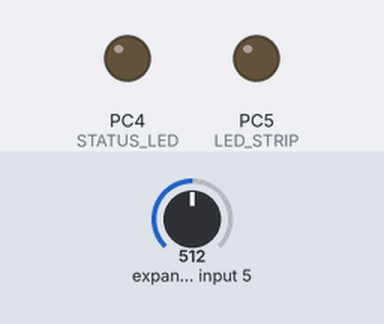
Bench run of a program on a simulated ATmega168, built with avr-gcc and emulated at 8 MHz. Shown: output pins drawn as LEDs (lit = HIGH). Inputs (shaded band) come from the test bench; at power-on: expander input 5 = 512. What the program prints to the serial monitor is not drawn.

Above: at 0.1 s.
At 14.7 s:
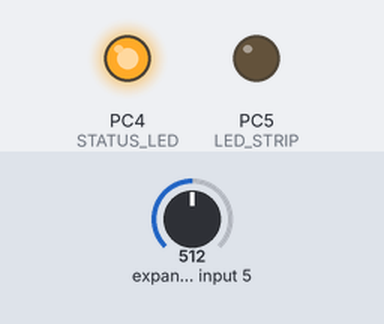
Timing chart, 0 to 16.2 s (numbered marks = the images above):
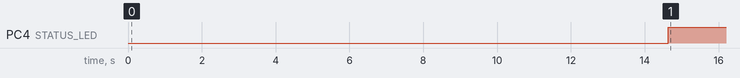

The program:

main.c
```c
#include "uart.h"
#include "main.h"

// === CONSTANTS
const uint8_t Ts = 20;						// sample period (ms)
const uint8_t Bs = 1;						// baseline refresh period (minutes)
const uint8_t BUFFERLEN = 3;				// length of buffer => # samples to average over
const uint8_t REM_cycle_length = 15;		// length of delay after REM sleep is detected (minutes)
const uint8_t spikes_needed = 15;			// number of spikes needed for REM sleep to be true
const uint8_t spike_decrement_delay = 15;	// seconds between last spike and "spike_counter" decrementation
const uint8_t idle_delay = 60;				// how many idle minutes after boot before lucid induction

// === DATA VARIABLES
uint16_t data[6];							// data ring buffer
int16_t bufferPointer = 0;					// current start of data ring buffer
uint16_t max_amplitude;						// variable for keeping maximum amplitude

// === BASE LINE CALCULATION VARIABLES
uint16_t baseLine = 0;						// current base line
uint32_t temp_baseLine = 0;					// temp base line for updating
uint16_t Bs_cnt = 0;						// base line measure counter
uint16_t max_value, min_value;				// maximum and minimum values of current baseline calculation
bool unstable_base_line = false;			// true if values diverge too much
bool calculating_base_line = false;			// true when loop is calculating baseline parallel to sampling

// === SPIKE DETECTION VARIABLES
bool spike = false;							// true when spike is detected
bool REM = false;							// true when REM sleep is detected
uint16_t spike_value = 0;					// analog value of last spike
uint8_t spike_counter = 0;					// current number of spikes in cycle. if greater than 0, we are in a cycle.

// === TIMING VARIABLES
uint32_t last_baseline_timestamp;			// millis() at last baseline calculation
uint32_t last_sample_timestamp;				// millis() at last sample
uint32_t last_spike_event_timestamp;		// millis() at last spike event (increment or decrement), used in decrementation
uint32_t REM_cycle_start_timestamp;			// millis() at start of REM sleep cycle
uint32_t base_line_calculation_start;		// millis() at start of baseline calculation
volatile uint64_t millis_now;				// analogous to reading arduino millis()
bool idling;								// true while system is idling at start of night

int main(void){

	DDRC |= (1 << STATUS_LED) | (1 << LED_STRIP); // outputs

	cli();

	char buffer[100]; // buffer for converting integers to string
	buffer[99] = 0;

	init_adc();	// ADC init
	uart_init( UART_BAUD_SELECT(UART_BAUD_RATE,F_CPU) ); // UART init
	init_timer1(); // Timer1 init

	sei();

	// Let caps charge
	uart_puts("\r\nBooting. Charging caps..");
	uart_puts("\r\n");
	_delay_ms(1000);

	// Get baseline value
	while (baseLine == 0) {
		uart_puts("Measuring base line...");
		uart_puts("\r\n");
		baseLine = getBaseLine();

		if (baseLine == 0) {
			uart_puts("Keep still");
			uart_puts("\r\n");
		}
	}

	uart_puts("Base line: ");
	itoa(baseLine, buffer, 10);
	uart_puts(buffer);
	uart_puts("\r\n");

	// Get maximum gaze amplitude
	uart_puts("Go to extremities");
	uart_puts("\r\n");
	max_amplitude = getMaxAmplitude();
	uart_puts("A_max: ");
	itoa(max_amplitude, buffer, 10);
	uart_puts(buffer);

	uart_puts("; Pk tgt: ");
	itoa(max_amplitude / 4, buffer, 10);
	uart_puts(buffer);
	uart_puts("\r\n");

	uart_puts("System operational.");
	uart_puts("\r\n");
	uart_puts("Sleeping for ");
	itoa(idle_delay, buffer, 10);
	uart_puts(buffer);
	uart_puts(" minutes.");
	uart_puts("\r\n");
	_delay_ms(3000);

	// Initialize timer variables
	millis_now = 0;
	last_baseline_timestamp = 0;
	last_sample_timestamp = 0;
	last_spike_event_timestamp = 0;
	REM_cycle_start_timestamp = 0;
	idling = true;

	// Main loop start
	for(;;){

		// Time to sample?
		if ( (((uint32_t)millis_now - last_sample_timestamp) >= (uint32_t)Ts)) {

			// Timeout of current REM cycle?
			if (REM){
				if ((((uint32_t)millis_now - REM_cycle_start_timestamp) >= (uint32_t)60000 * REM_cycle_length)) {
					uart_puts("\r\nREM END\r\n");
					REM = false;
				}
			}

			// Sample
			last_sample_timestamp = millis_now;
			uint16_t sample = read_adc();
			pushBuffer(sample);
			int16_t mean = calculateMean(data);

			// Put sampled values on UART
			uart_puts("\r\n");
			itoa(mean, buffer, 10);
			uart_puts(buffer);

			// Is a spike detected?
			uint16_t abs_mean = abs(mean);
			if (abs_mean >= (max_amplitude / 4) ) {

				spike = true;

				// Hold highest value in spike
				if (abs_mean > spike_value) {
					spike_value = abs_mean;
				}
			}

			// Is there a spike, and has signal settled to a third of its maximum?
			if (spike) {
				if (abs_mean < (spike_value / 3) ) {

					// This marks the timestamp of the spike
					last_spike_event_timestamp = millis_now;

					// Increment spike counter, reset and ready for next spike
					spike_counter++;
					spike = false;
					spike_value = 0;
				}
			}

			// Time to decrement spike counter?
			if(spike_counter > 0){
				if ((((uint32_t)millis_now - last_spike_event_timestamp) >= (uint32_t)1000 * spike_decrement_delay)) {
					spike_counter--;
					last_spike_event_timestamp = millis_now;
				}
			}

			// Time to stop idling and start lucid induction?
			if(idling){
				if (((uint32_t)millis_now >= (uint32_t)60000 * idle_delay)) {
					idling = false;
					spike_counter = 0; // Also reset spike counter for a fresh start
				}
			}

			// REM sleep detected?
			if ( !REM & !idling ) {
				if (spike_counter >= spikes_needed) {
					REM_cycle_start_timestamp = millis_now;
					REM = true;
					uart_puts("\r\nREM START, FLASHING\r\n");
					flash_rapid();
				}
			}

			// Time to start calculating base line?
			if (!calculating_base_line){
				if ((((uint32_t)millis_now - last_baseline_timestamp) >= (uint32_t)60000 * Bs)) {

					uart_puts("Calculating baseline..");
					uart_puts("\r\n");
					calculating_base_line = true;
					base_line_calculation_start = millis_now;
					Bs_cnt = 0;
					temp_baseLine = 0;
					max_value = sample;
					min_value = sample;
					unstable_base_line = false;
				}
			}

			// If we are calculating base line...
			if (calculating_base_line) {

				// Are we done calculating base line?
				if (((uint32_t)millis_now - base_line_calculation_start) >= (uint32_t)3000) {
					uart_puts("Done!");
					uart_puts("\r\n");

					calculating_base_line = false;
					last_baseline_timestamp = millis_now;
					baseLine = temp_baseLine / Bs_cnt;
				}
				else {
					// If no, read for baseline..
					if (sample > max_value) {
						max_value = sample;
					}
					else if (sample < min_value) {
						min_value = sample;
					}

					// If spread in measurements is larger than 20 we have no basis for baseline
					if ((max_value - min_value) > 20) {
						unstable_base_line = true;
						last_baseline_timestamp = millis_now;
						calculating_base_line = false;
					}
					else {
						temp_baseLine += sample;
						Bs_cnt++;
					}
				}
			}

			// Update status LED with spike and REM information
			if( REM | spike){
				PORTC |= (1 << STATUS_LED);
			}else{
				PORTC &= ~(1 << STATUS_LED);
			}

			// Print spike/REM status to serial port
			uart_puts("\t");
			itoa(spike_counter, buffer, 10);
			uart_puts(buffer);

		} //end if(time to sample)
	} // end main loop
} // end main

uint16_t read_adc(){
	uint16_t avg = 0;
	ADMUX |= (1 << MUX2) | (1 << MUX1) | (1 << MUX0); // Select ADC7 as active channel

	for(uint8_t i = 0; i < 8; i++){
		ADCSRA |= (1 << ADSC); // start conversion
		while(!(ADCSRA & (1 << ADIF)) ); // wait for conversion to complete
		ADCSRA |= (1 << ADIF); // clear interrupt flag (by writing one to it as per datasheet)
		avg += ADC; // adds value
		_delay_us(10);
	}

	return (avg / 8);
}

void init_adc(){
	 ADCSRA |= (1 << ADPS2) | (1 << ADPS1) | (1 << ADPS0); // Set ADC prescaler to 128 - 62.5 kHz sample rate @ 8 MHz
	 ADMUX |= (1 << REFS0); // Set ADC reference to AVCC
	 ADCSRA |= (1 << ADEN);  // Enable ADC
}

void init_timer1(){
	OCR1A = 1000; // compare match value for 1 ms @ 8 MHz / 8
	TCCR1B |= (1 << WGM12);
	TCCR1B |= (1 << CS11);// initialize timer1 with 8 prescaler
	TIMSK1 |= (1 << OCIE1A);
	TCNT1 = 0; // initialize counter
}

// pushes value to buffer
void pushBuffer(uint16_t val) {
	--bufferPointer;

	if (bufferPointer < 0) {
		bufferPointer = BUFFERLEN - 1;		// loop back if underflow
	}

	data[bufferPointer] = val;				// update with current sample
}

// returns mean of "filterSamples" samples, adjusted with baseline
int16_t calculateMean(uint16_t data[]) {

	int32_t mean = 0;
	for (uint8_t i = 0; i < BUFFERLEN; ++i) {
		uint8_t pos = (bufferPointer + i) % BUFFERLEN;

		if (data[pos] == 0) {
			continue; 						// uninitialized value, don't consider
		}

		mean += (int32_t)data[pos] - baseLine;
	}

	return mean/BUFFERLEN;
}

// calculates baseline for DC offset compensation over 3-ish seconds
uint16_t getBaseLine() {
	int32_t base, current, min, max;
	base = 0;

	// let signal settle at baseline
	_delay_ms(1000);

	// initial read
	current = read_adc();
	min = current;
	max = current;

	// baseline read at 10 ms intervals
	for (uint16_t i = 0; i < 300; i++) {
		current = read_adc();

		if (current < min) {
			min = current;
		}
		else if (current > max) {
			max = current;
		}

		// if spread in measurements is larger than 20 we have no basis for baseline
		if ((max - min) > 20) {
			return baseLine;
		}

		base += current;
		_delay_ms(10);
	}

	// integer division to avoid floating point operations
	base /= 300;

	// off-center baseline indicates electrode problem; die
	if (base < 200 || base > 800) {
		uart_puts("Skewed baseline, dying..");
		uart_puts("\r\n");
		die();
	}
	return base;
}

// calculates maximum amplitude at beginning of cycle over 5-ish seconds
uint32_t getMaxAmplitude() {

	int32_t max = 0, current;

	for (int i = 0; i < 500; i++) {
		current = read_adc() - (int32_t)baseLine;
		if (abs(current) > max) {
			max = abs(current);
		}

		_delay_ms(10);
	}

	if (max > 1000) {
		uart_puts("Too large maximum: dying");
		uart_puts("\r\n");
		die();
	}

	return max;
}

// flashes REM lights
void flash_rapid() {
	for(uint8_t i = 0; i < 10; i++){
		flash_once();
	}
}

// flashes REM lights once with delays gives as arguments
void flash_once(){
	PORTC |= (1 << LED_STRIP);
	_delay_ms(200);
	PORTC &= ~(1 << LED_STRIP);
	_delay_ms(500);
}

// horrible function of death
void die() {
	for (;;);
}

ISR (TIMER1_COMPA_vect){
	++millis_now;
}

/*	Change log since 10.05.2016
		- increased duty cycle of flash_rapid() from 30/400 to 200/500
	Change log since 11.05.2016
		- increased decrementation delay to 15 s
		- decreased REM cycle length to 15 minutes
*/
```

main.h
```c
//#ifndef MAIN_H_
//#define MAIN_H_

#define F_CPU				8000000
#define UART_BAUD_RATE      57600
#define	true				1
#define	false				0
#define	STATUS_LED			PC4
#define	LED_STRIP			PC5

#include <stdlib.h>
#include <avr/io.h>
#include <avr/interrupt.h>
#include <avr/pgmspace.h>
#include <util/delay.h>

typedef uint8_t bool;

// calls all setup functions and preps for sampling
void setup();

// initializes ADC
void init_adc();

// initializes Timer1 for CTC mode
void init_timer1();

// reads ADC, averages over 8 samples
uint16_t read_adc();

// calculates baseline for DC offset compensation over 3-ish seconds
uint16_t getBaseLine();

// calculates maximum amplitude at beginning of cycle over 5-ish seconds
uint32_t getMaxAmplitude();

// flashes status led rapidly
void flash_rapid();

// flashes REM lights once with delays gives as arguments
void flash_once();

// horrible function of death
void die();

// pushes value to buffer
void pushBuffer(uint16_t val);

//#endif /* MAIN_H_ */
```

Source omitted: uart.c (26649 bytes), uart.h (7733 bytes)

Measured:
- by itself, PC4 (STATUS_LED): LOW → HIGH at 14.6 s
